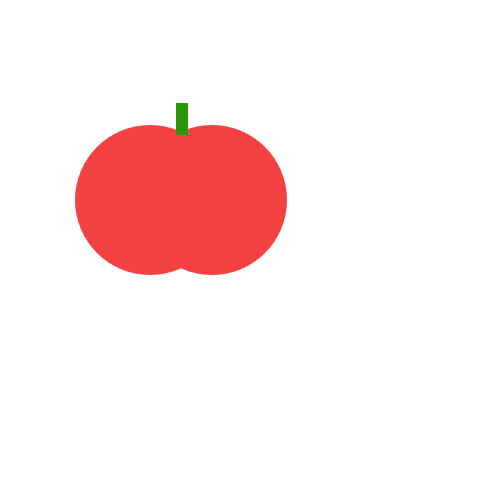
Frame 1 (no input)
Frame 60 (the mouse pressed at the canvas centre just before this capture): identical to frame 1, image omitted
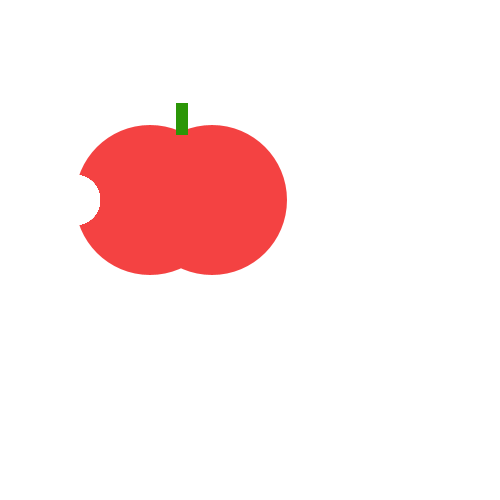
Frame 120 (the mouse held since frame 60 and released just before this capture)

The Processing sketch that drew these frames (run headless with seeded random() and noise(); from frame 60 on, the mouse is pressed at the canvas centre):

// Processing sketch: TastyTomato
// ── TastyTomato.pde

void setup() {
  size(500, 500);
  background(255, 255, 255);
  fill(244, 66, 66);
  noStroke();
  ellipse(150, 200, 150, 150);
  ellipse(212, 200, 150, 150);
  fill(43, 150, 7);
  rect(176, 103, 12, 32);
}
void draw() { 
  if (mousePressed) {
    fill(255, 255, 255);
    fill(255, 255, 255);
    ellipse(75, 200, 50, 50);
  }
}
